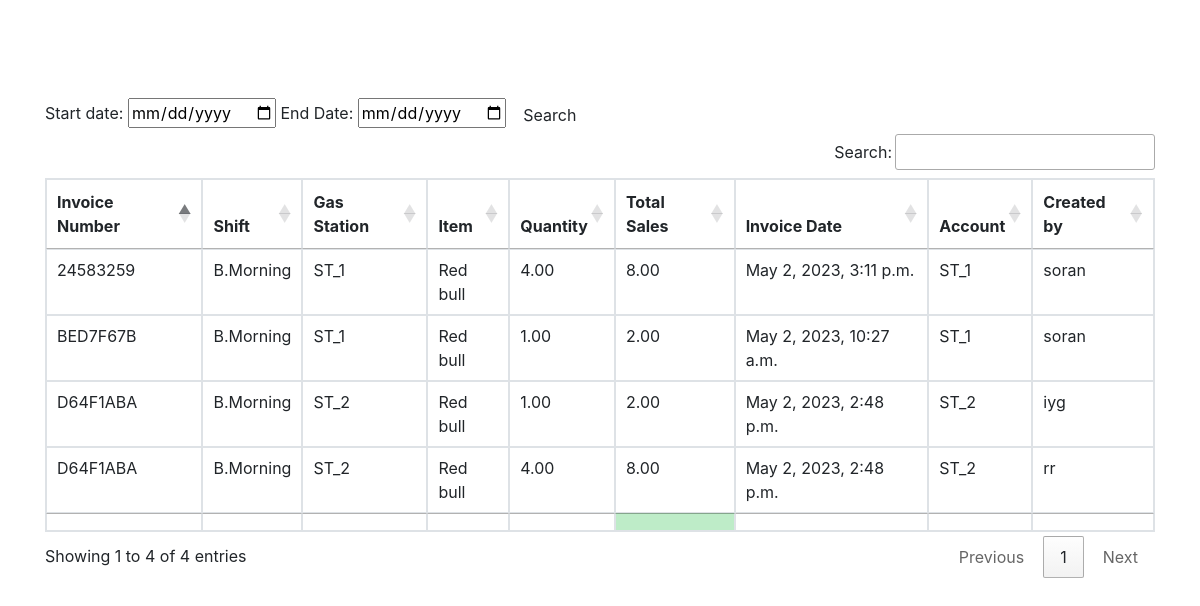
Page /sales_report (signed in) on the committed database.
### station/models.py (models this page shows, shortened)
class Sales(models.Model):
    sales_invoice = models.ForeignKey(S_Invoice, on_delete=models.CASCADE, related_name='sales')
    gas_station = models.ForeignKey(GasStation, on_delete=models.CASCADE, related_name='sales')
    item = models.ForeignKey(Item, on_delete=models.CASCADE)
    quantity = models.DecimalField(default=0, max_digits=20, decimal_places=2, validators=[MinValueValidator(1)])
    total_amount = models.DecimalField(max_digits=20, decimal_places=2, default=0, editable=False)
    sale_date = models.DateField(auto_now_add=True)
    note = models.CharField(null=False, verbose_name="Write your name", max_length=50)
    class Meta:
        verbose_name_plural = 'بەشی فروشتن'

class S_Invoice(models.Model):
    invoice_number = models.CharField(max_length=8, unique=True, editable=False)
    shift = models.CharField(max_length=20, blank=True, null=True)
    sale_invoice_date = models.DateTimeField(verbose_name='Invoice Date', auto_now_add=True)
    def get_station_numbers(self):
        station_numbers = [sale.gas_station.station for sale in self.sales.all()]
        print(f"station_numbers: {station_numbers}")
        station_numbers = list(set(station_numbers))
        print(f"station_numbers (unique): {station_numbers}")
        station_numbers = [str(station) for station in station_numbers]
        print(f"station_numbers (as strings): {station_numbers}")
        return ", ".join(station_numbers)
    get_station_numbers.short_description = "Station Numbers"
    class Meta:
        verbose_name_plural = 'بفرۆشە'

class GasStation(models.Model):
    user = models.ManyToManyField(User)
    station = models.ForeignKey(station, on_delete=models.CASCADE)
    address = models.CharField(max_length=255)
    city = models.CharField(max_length=255)
    state = models.CharField(max_length=2)
    zip_code = models.CharField(max_length=10)
    def __str__(self):
        return str(self.station)
    class Meta:
        verbose_name_plural = 'وێستگەو بەكارهێنەرەكان'

class station(models.Model):
    name = models.CharField(max_length=255)
    def __str__(self):
        return self.name
    class Meta:
        verbose_name_plural = 'وێستگەكان'

class Item(models.Model):
    name = models.CharField(max_length=255)
    price = models.PositiveIntegerField(default=1)
    set_property = models.PositiveIntegerField(default=1)
    production_date = models.DateField()
    expire_date = models.DateField()
    class Meta:
        verbose_name_plural = 'مواد'

### station/views.py (the view)
# urls.py: path('sales_report', views.sales_report, name="sales_report"),
@login_required()
def sales_report(request):
    if request.user.groups.filter(
            name__in=['Admin', 'Finance', 'Marketing']).exists() or request.user.is_superuser:
        s_reports = Sales.objects.select_related()
        myFilter = Sales_Filter(request.GET, queryset=s_reports)
        s_reports = myFilter.qs
        context = {'s_reports': s_reports, 'myFilter': myFilter}
        return render(request, 'station/reports/sales_report.html', context)
    else:
        message = "You do not have permission to access this page."
        return render(request, 'station/reports/permission_denied.html', {'message': message})

### station/templates/station/reports/sales_report.html (shortened to what this page needs)
{% extends 'station/base.html' %}
{% block content %}
    <form class="form-a">
        Start date: <input type="date" value={{ myFilter.form.max_date }}</input>
        End Date: <input type="date" value={{ myFilter.form.min_date }}</input>
        <button type="submit" class="btn btn-b">Search</button>
    </form>
    <table class="table table-bordered" id="sale">
        <thead>
        <tr>
            <th>Invoice Number</th>
            <th>Shift</th>
            <th>Gas Station</th>
            <th>Item</th>
            <th>Quantity</th>
            <th>Total Sales</th>
            <th>Invoice Date</th>
            <th>Account</th>
            <th>Created by</th>
        </tr>
        </thead>
        <tbody>
        {% for i in s_reports %}
            <tr>
                <td>{{ i.sales_invoice.invoice_number }}</td>
                <td>{{ i.sales_invoice.shift }}</td>
                <td>{{ i.gas_station }}</td>
                <td>{{ i.item.name }}</td>
                <td>{{ i.quantity }}</td>
                <td>{{ i.total_amount }}</td>
                <td>{{ i.sales_invoice.sale_invoice_date }}</td>
                <td>{{ i.gas_station.station }}</td>
                <td>{{ i.note }}</td>
            </tr>
        {% endfor %}
        </tbody>
        <tfoot>
        <th></th>
        <th></th>
        <th></th>
        <th></th>
        <th></th>
        <th style="background-color: #beecc8"></th>
        <th></th>
        <th></th>
        <th></th>
        </tfoot>
    </table>
{% endblock %}

### station/templates/station/reports/sales_report.html (style rules this page uses)
table, th, td { border: 0.5px solid; }

### rows in the picture
Sales: sales_invoice.invoice_number "BED7F67B", sales_invoice.shift "B.Morning", gas_station "ST_1", item.name "Red bull", quantity "1.00", total_amount "2.00", sales_invoice.sale_invoice_date "May 2, 2023, 10:27 a.m.", gas_station.station "ST_1", note "soran"
Sales: sales_invoice.invoice_number "D64F1ABA", sales_invoice.shift "B.Morning", gas_station "ST_2", item.name "Red bull", quantity "1.00", total_amount "2.00", sales_invoice.sale_invoice_date "May 2, 2023, 2:48 p.m.", gas_station.station "ST_2", note "iyg"
Sales: sales_invoice.invoice_number "D64F1ABA", sales_invoice.shift "B.Morning", gas_station "ST_2", item.name "Red bull", quantity "4.00", total_amount "8.00", sales_invoice.sale_invoice_date "May 2, 2023, 2:48 p.m.", gas_station.station "ST_2", note "rr"
Sales: sales_invoice.invoice_number "24583259", sales_invoice.shift "B.Morning", gas_station "ST_1", item.name "Red bull", quantity "4.00", total_amount "8.00", sales_invoice.sale_invoice_date "May 2, 2023, 3:11 p.m.", gas_station.station "ST_1", note "soran"
